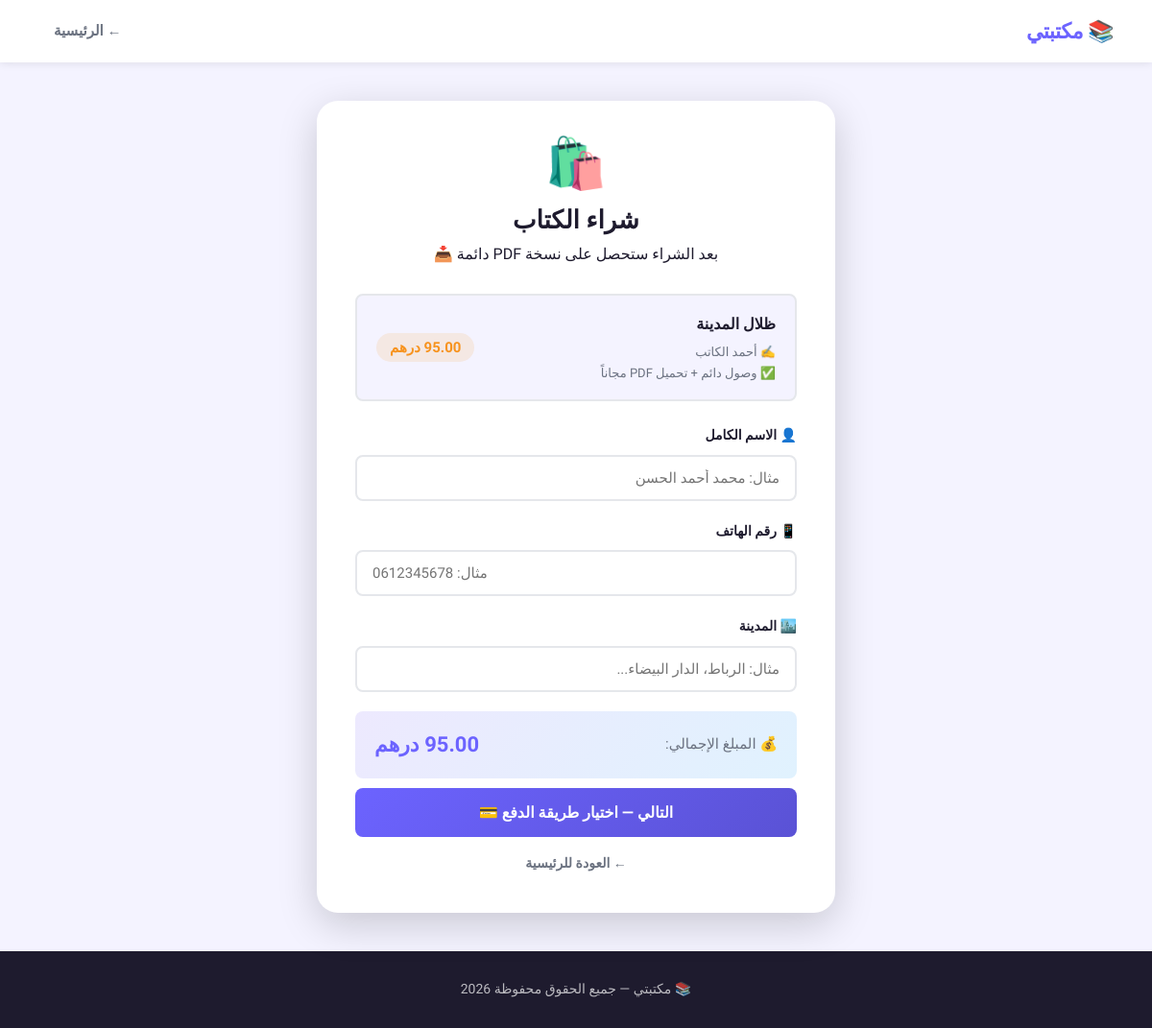
/buy.php?id=1, run on the app's committed database.
### tables this page shows
CREATE TABLE IF NOT EXISTS books (
    id          INT AUTO_INCREMENT PRIMARY KEY,
    title       VARCHAR(200)  NOT NULL,
    author      VARCHAR(150)  NOT NULL,
    category    VARCHAR(100)  NOT NULL,
    price_buy   DECIMAL(10,2) NOT NULL,
    price_rent  DECIMAL(10,2) NOT NULL,
    stock       INT           DEFAULT 0,
    cover_image VARCHAR(255)  DEFAULT NULL,
    description TEXT          DEFAULT NULL,
    content     LONGTEXT      DEFAULT NULL,
    created_at  TIMESTAMP     DEFAULT CURRENT_TIMESTAMP
);

### buy.php (the view, shortened to what this page needs)
<?php
require_once 'core/db.php';
$book_id = $_GET['id'] ?? null;
$stmt = $pdo->prepare("SELECT * FROM books WHERE id = ?");
$stmt->execute([$book_id]);
$book = $stmt->fetch();
$old_name  = '';
$old_phone = '';
$old_city  = '';
?>
<!DOCTYPE html>
<html lang="ar" dir="rtl">
<head>
    <link rel="stylesheet" href="assets/css/main.css">
</head>
<body>
<nav class="navbar">
    <div class="nav-brand">📚 مكتبتي</div>
    <div class="nav-links">
        <a href="index.php">← الرئيسية</a>
    </div>
</nav>
<main class="form-page">
<div class="form-container">
    <div class="form-page-header">
        <div class="form-icon">🛍️</div>
        <h1>شراء الكتاب</h1>
        <p class="form-subtitle">بعد الشراء ستحصل على نسخة PDF دائمة 📥</p>
    </div>
    <div class="book-summary-card">
        <div class="summary-info">
            <h3><?= htmlspecialchars($book['title']) ?></h3>
            <p>✍️ <?= htmlspecialchars($book['author']) ?></p>
            <p class="summary-access">✅ وصول دائم + تحميل PDF مجاناً</p>
        </div>
        <div class="summary-price">
            <span class="price-tag buy-price"><?= number_format($book['price_buy'], 2) ?> درهم</span>
        </div>
    </div>
    <form method="POST" action="" class="order-form" id="buy-form">
        <div class="form-group">
            <label for="full_name">👤 الاسم الكامل</label>
            <input
                type="text"
                id="full_name"
                name="full_name"
                placeholder="مثال: محمد أحمد الحسن"
                value="<?= htmlspecialchars($old_name) ?>"
                required
                autocomplete="name"
            >
        </div>
        <div class="form-group">
            <label for="phone">📱 رقم الهاتف</label>
            <input
                type="tel"
                id="phone"
                name="phone"
                placeholder="مثال: 0612345678"
                value="<?= htmlspecialchars($old_phone) ?>"
                required
                autocomplete="tel"
            >
        </div>
        <div class="form-group">
            <label for="city">🏙️ المدينة</label>
            <input
                type="text"
                id="city"
                name="city"
                placeholder="مثال: الرباط، الدار البيضاء..."
                value="<?= htmlspecialchars($old_city) ?>"
                required
                autocomplete="address-level2"
            >
        </div>
        <div class="price-summary">
            <span>💰 المبلغ الإجمالي:</span>
            <strong class="total-amount"><?= number_format($book['price_buy'], 2) ?> درهم</strong>
        </div>
        <button type="submit" class="btn btn-confirm" id="btn-submit-buy">
            التالي — اختيار طريقة الدفع 💳
        </button>
    </form>
    <a href="index.php" class="back-link">← العودة للرئيسية</a>
</div>
</main>
<footer class="footer">
    <p>📚 مكتبتي — جميع الحقوق محفوظة <?= date('Y') ?></p>
</footer>
</body>
</html>

### assets/css/main.css (style rules this page uses)
:root { --color-primary: #6c63ff; --color-secondary: #f7931e; --color-rent: #10b981; --color-read: #3b82f6; --color-danger: #ef4444; --color-success: #22c55e; --color-dark: #1e1b2e; --color-gray: #6b7280; --color-light-bg: #f4f3ff; --color-white: #ffffff; --color-border: #e5e7eb; --font-main: 'Cairo', sans-serif; --shadow-sm: 0 2px 8px rgba(0,0,0,0.08); --shadow-md: 0 6px 20px rgba(0,0,0,0.12); --shadow-lg: 0 12px 40px rgba(0,0,0,0.18); --radius-sm: 8px; --radius-md: 14px; --radius-lg: 22px; --gap-sm: 12px; --gap-md: 24px; --gap-lg: 48px; }
*, *::before, *::after { margin: 0; padding: 0; box-sizing: border-box; }
html { scroll-behavior: smooth; }
body { font-family: var(--font-main); background-color: var(--color-light-bg); color: var(--color-dark); line-height: 1.7; min-height: 100vh; }
a { text-decoration: none; color: inherit; }
.navbar { background: var(--color-white); box-shadow: var(--shadow-sm); position: sticky; top: 0; z-index: 1000; display: flex; justify-content: space-between; align-items: center; padding: 0 40px; min-height: 65px; flex-wrap: wrap; gap: 12px; }
.nav-brand { font-size: 22px; font-weight: 900; color: var(--color-primary); letter-spacing: -0.5px; }
.nav-links { display: flex; gap: 8px; align-items: center; flex-wrap: wrap; }
.nav-links a { color: var(--color-gray); font-weight: 600; font-size: 15px; padding: 7px 16px; border-radius: 30px; transition: all 0.25s; }
.btn { display: inline-flex; align-items: center; justify-content: center; gap: 6px; padding: 9px 18px; border-radius: 30px; font-family: var(--font-main); font-size: 13px; font-weight: 700; cursor: pointer; border: none; transition: all 0.25s ease; white-space: nowrap; }
.btn-confirm { width: 100%; padding: 16px; background: linear-gradient(135deg, var(--color-primary), #5a52d5); color: var(--color-white); border: none; border-radius: var(--radius-sm); font-family: var(--font-main); font-size: 16px; font-weight: 800; cursor: pointer; transition: all 0.3s; display: flex; align-items: center; justify-content: center; gap: 8px; margin-top: 10px; }
.form-page { min-height: calc(100vh - 65px - 70px); display: flex; align-items: flex-start; justify-content: center; padding: 40px 20px; }
.form-container { background: var(--color-white); border-radius: var(--radius-lg); box-shadow: var(--shadow-lg); padding: 40px; width: 100%; max-width: 540px; }
.form-page-header { text-align: center; margin-bottom: 28px; }
.form-icon { font-size: 52px; margin-bottom: 10px; line-height: 1; }
.form-page-header h1 { font-size: 26px; font-weight: 900; color: var(--color-dark); }
.book-summary-card { display: flex; justify-content: space-between; align-items: center; background: var(--color-light-bg); border: 2px solid var(--color-border); border-radius: var(--radius-sm); padding: 16px 20px; margin-bottom: 24px; gap: 12px; }
.summary-info h3 { font-size: 16px; font-weight: 800; color: var(--color-dark); margin-bottom: 4px; }
.summary-info p { font-size: 13px; color: var(--color-gray); }
.price-tag { font-size: 15px; font-weight: 800; padding: 6px 14px; border-radius: 20px; white-space: nowrap; }
.buy-price { background: rgba(247, 147, 30, 0.12); color: var(--color-secondary); }
.form-group { margin-bottom: 20px; }
.form-group label { display: block; font-size: 14px; font-weight: 700; color: var(--color-dark); margin-bottom: 8px; }
.form-group input, .form-group select { width: 100%; padding: 13px 16px; border: 2px solid var(--color-border); border-radius: var(--radius-sm); font-family: var(--font-main); font-size: 15px; color: var(--color-dark); transition: border-color 0.25s, box-shadow 0.25s; background: var(--color-white); }
.price-summary { background: linear-gradient(135deg, #ede9fe, #e0f2fe); border-radius: var(--radius-sm); padding: 16px 20px; margin-bottom: 8px; display: flex; justify-content: space-between; align-items: center; }
.price-summary span { font-size: 15px; color: var(--color-gray); }
.total-amount { font-size: 22px; font-weight: 900; color: var(--color-primary); }
.back-link { display: block; text-align: center; margin-top: 16px; color: var(--color-gray); font-size: 14px; font-weight: 600; transition: color 0.2s; }
.footer { background: var(--color-dark); color: rgba(255,255,255,0.7); text-align: center; padding: 28px 20px; font-size: 14px; }

### data on the page
books: title "ظلال المدينة", author "أحمد الكاتب", price_buy "95.00"
